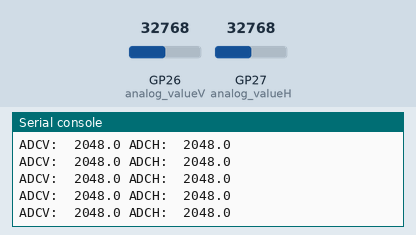
Simulated run of this program. Board: Raspberry Pi Pico running MicroPython. On the bench: the last lines printed to the serial console. The inputs (shaded band) are chosen by the test bench; at power-on: GP26 (analog_valueV) = 32768, GP27 (analog_valueH) = 32768 (analog values on the 0–65535 scale).

Above: at 1.2 s.
1.3 s: GP26 (analog_valueV) set to 45874
At 1.56 s:
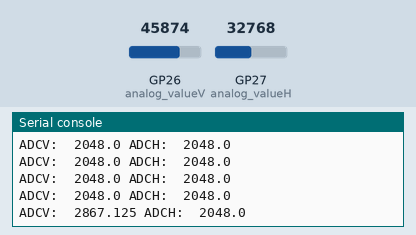
2.8 s: GP27 (analog_valueH) set to 45874
At 2.96 s:
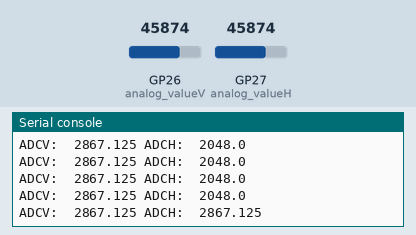
4.3 s: GP26 (analog_valueV) set to 57670
At 4.36 s:
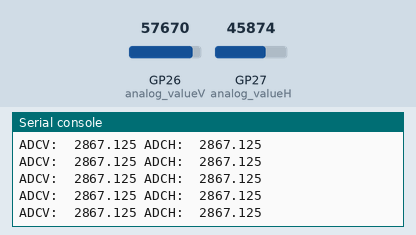
5.8 s: GP27 (analog_valueH) set to 57670
At 5.97 s:
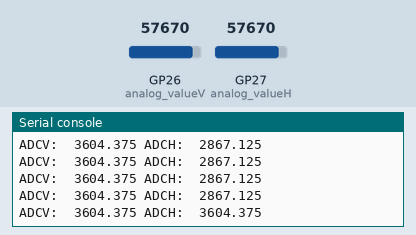
Timing chart, 0 to 8.3 s (numbered marks = the images above; inputs shaded):
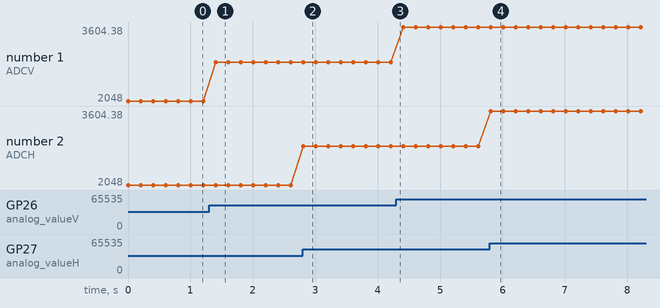

The program:

analogSensor.py
```python
# This code was written by Juhyun Kim.

import machine
import utime

analog_valueV = machine.ADC(26)
analog_valueH = machine.ADC(27)

while True:
    readingV = analog_valueV.read_u16()/16
    readingH = analog_valueH.read_u16()/16
    print("ADCV: ",readingV, "ADCH: ", readingH)
    utime.sleep(0.2)
```

Measured:
- after the input at 1.3 s, the serial console: prints a new line after 0.10 s (image 1)
- after the input at 2.8 s, the serial console: prints a new line at once (image 2)
- after the input at 5.8 s, the serial console: prints a new line at once (image 4)
- plotted number 1: 2048 → 2867.12 after the input at 1.3 s, 2867.12 → 3604.38 after the input at 4.3 s
